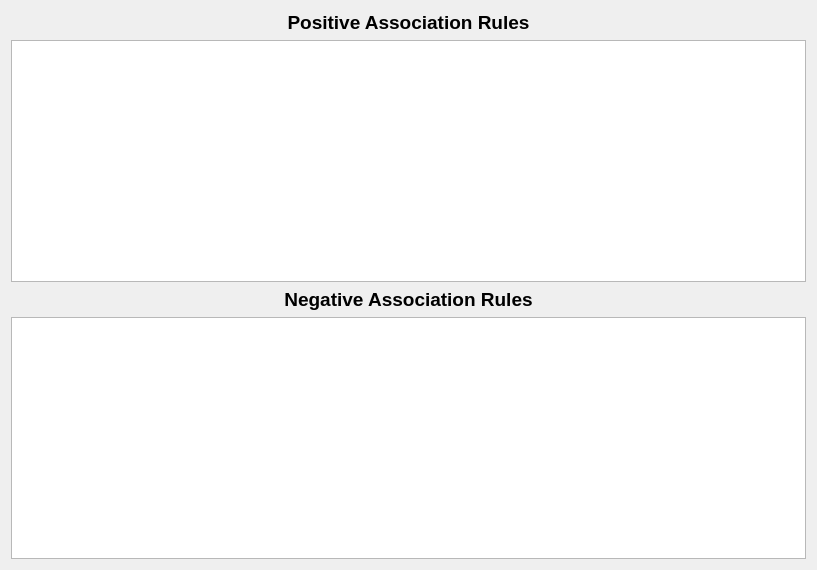
<?xml version="1.0" encoding="UTF-8"?>
<ui version="4.0">
 <class>RuleDialog</class>
 <widget class="QDialog" name="RuleDialog">
  <property name="geometry">
   <rect>
    <x>0</x>
    <y>0</y>
    <width>817</width>
    <height>570</height>
   </rect>
  </property>
  <property name="windowTitle">
   <string>Dialog</string>
  </property>
  <layout class="QGridLayout" name="gridLayout">
   <item row="0" column="0">
    <layout class="QVBoxLayout" name="verticalLayout">
     <item>
      <widget class="QLabel" name="label">
       <property name="font">
        <font>
         <pointsize>14</pointsize>
         <weight>75</weight>
         <bold>true</bold>
        </font>
       </property>
       <property name="text">
        <string>Positive Association Rules</string>
       </property>
       <property name="alignment">
        <set>Qt::AlignCenter</set>
       </property>
      </widget>
     </item>
     <item>
      <widget class="QTreeView" name="treeView"/>
     </item>
     <item>
      <widget class="QLabel" name="label_2">
       <property name="font">
        <font>
         <pointsize>14</pointsize>
         <weight>75</weight>
         <bold>true</bold>
        </font>
       </property>
       <property name="text">
        <string>Negative Association Rules</string>
       </property>
       <property name="alignment">
        <set>Qt::AlignCenter</set>
       </property>
      </widget>
     </item>
     <item>
      <widget class="QTreeView" name="treeView_2"/>
     </item>
    </layout>
   </item>
  </layout>
 </widget>
 <resources/>
 <connections/>
</ui>
